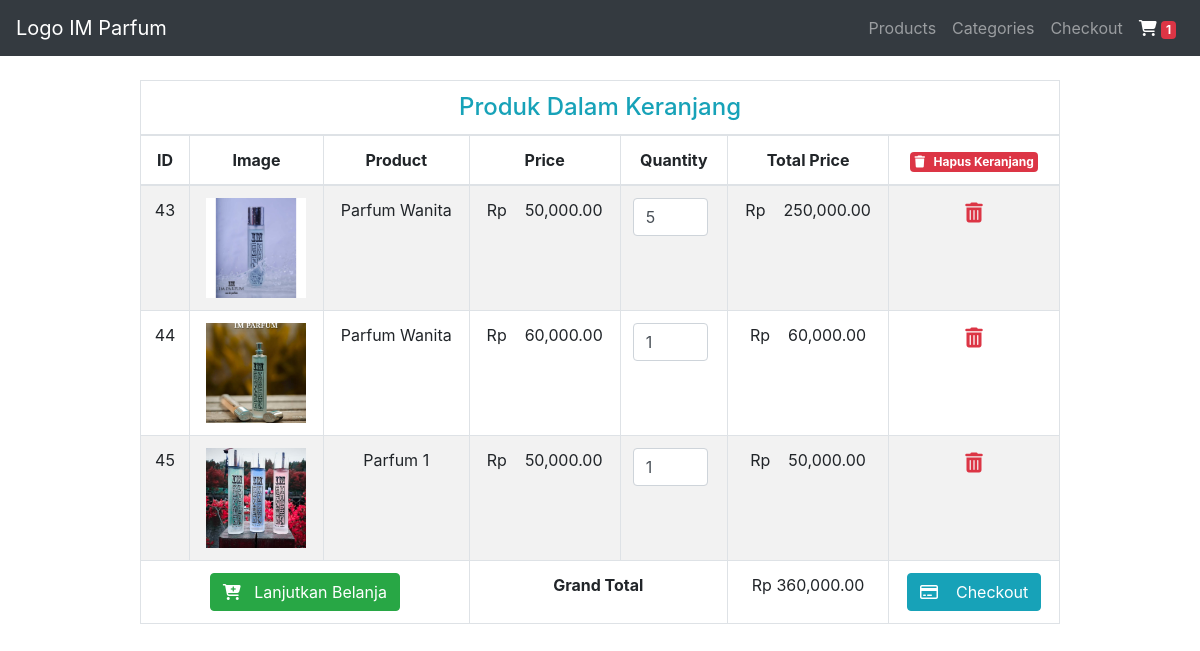
The app's page /cart.php with its own data.
### tables this page shows
CREATE TABLE `cart` (
  `id` int(11) NOT NULL,
  `product_name` varchar(250) NOT NULL,
  `product_price` varchar(50) NOT NULL,
  `product_image` varchar(250) NOT NULL,
  `qty` int(10) NOT NULL,
  `total_price` varchar(100) NOT NULL,
  `product_code` varchar(10) NOT NULL
);

### cart.php (the view, shortened to what this page needs)
<!DOCTYPE html>
<html lang="en">
<head>
    <link rel="stylesheet" href="https://maxcdn.bootstrapcdn.com/bootstrap/4.5.0/css/bootstrap.min.css">
</head>
<body>
    <nav class="navbar navbar-expand-md bg-dark navbar-dark">
        <a class="navbar-brand" href="index.php">Logo IM Parfum</a>
        <div class="collapse navbar-collapse" id="collapsibleNavbar">
            <ul class="navbar-nav ml-auto">
                <li class="nav-item">
                    <a class="nav-link " href="#">Products</a>
                </li>
                <li class="nav-item">
                    <a class="nav-link" href="#">Categories</a>
                </li>
                <li class="nav-item">
                    <a class="nav-link" href="checkout.php">Checkout</a>
                </li>
                <li class="nav-item">
                    <a class="nav-link active" href="cart.php"><i class="fa fa-shopping-cart" aria-hidden="true"></i>
                        <span id="cart-item" class="badge badge-danger">1</span></a>
                </li>
            </ul>
        </div>
    </nav>
    <div class="container">
        <div class="row justify-content-center">
            <div class="col-lg-10">
                <div class="table-responsive mt-4 ">
                    <table class="table table-bordered table-striped text-center">
                        <thead>
                            <tr>
                                <td colspan="7">
                                    <h4 class="text-center text-info m-0">
                                        Produk Dalam Keranjang
                                    </h4>
                                </td>
                            </tr>
                            <tr>
                                <th>ID</th>
                                <th>Image</th>
                                <th>Product </th>
                                <th>Price</th>
                                <th>Quantity</th>
                                <th>Total Price</th>
                                <th>
                                    <a href="action.php?clear=all" class="badge-danger badge p-1" onclick="return confirm('Apakah Yakin Ingin Menghapus Produk');">
                                        <i class="fas fa-trash"></i>&nbsp;&nbsp; Hapus Keranjang
                                    </a>
                                </th>
                            </tr>
                        </thead>
                        <tbody>
                            <?php
                            require 'config.php';
                            $stmt = $conn->prepare("SELECT * FROM cart");
                            $stmt->execute();
                            $result = $stmt->get_result();
                            $grand_total = 0;
                            while ($row = $result->fetch_assoc()) :
                            ?>
                                <tr>
                                    <td><?= $row['id'] ?></td>
                                    <td><img src="<?= $base_url ?>admin/upload/<?= $row['product_image'] ?>" width="100" height="100" alt=""></td>
                                    <td><?= $row['product_name'] ?></td>
                                    <td>Rp &nbsp;&nbsp; <?= number_format($row['product_price'], 2); ?></td>
                                    <td><input type="number" name="" class="form-control itemQty" id="" value="<?= $row['qty'] ?>" style="width:75px"></td>
                                    <td>Rp &nbsp;&nbsp; <?= number_format($row['total_price'], 2); ?></td>
                                    <td>
                                        <a href="action.php?remove=<?= $row['id'] ?>" onclick="return confirm('Apakah Produk Ingin Di Hapus');" class="text-danger lead">
                                            <i class="fas fa-trash-alt"></i>
                                        </a>
                                    </td>
                                </tr>
                                <?php $grand_total += $row['total_price']; ?>
                            <?php endwhile; ?>
                            <tr>
                                <td colspan="3">
                                    <a href="index.php" class="btn btn-success">
                                        <i class="fas fa-cart-plus"></i>&nbsp;&nbsp;
                                        Lanjutkan Belanja </a>
                                </td>
                                <td colspan="2"><b>Grand Total</b></td>
                                <td>Rp <?= number_format($grand_total, 2); ?></td>
                                <td>
                                    <a href="checkout.php" class="btn btn-info <?= ($grand_total  > 1) ? "" : "disable"; ?>">
                                        <i class="far fa-credit-card"> </i>&nbsp; &nbsp;
                                        Checkout
                                    </a>
                                </td>
                            </tr>
                        </tbody>
                    </table>
                </div>
            </div>
        </div>
    </div>
</body>
</html>

### records on screen
cart: id "43", product_image (picture), product_name "Parfum Wanita", product_price "50,000.00", qty "5", total_price "250,000.00"
cart: id "44", product_image (picture), product_name "Parfum Wanita", product_price "60,000.00", qty "1", total_price "60,000.00"
cart: id "45", product_image (picture), product_name "Parfum 1", product_price "50,000.00", qty "1", total_price "50,000.00"

### other values on screen
$grand_total "360,000.00"
